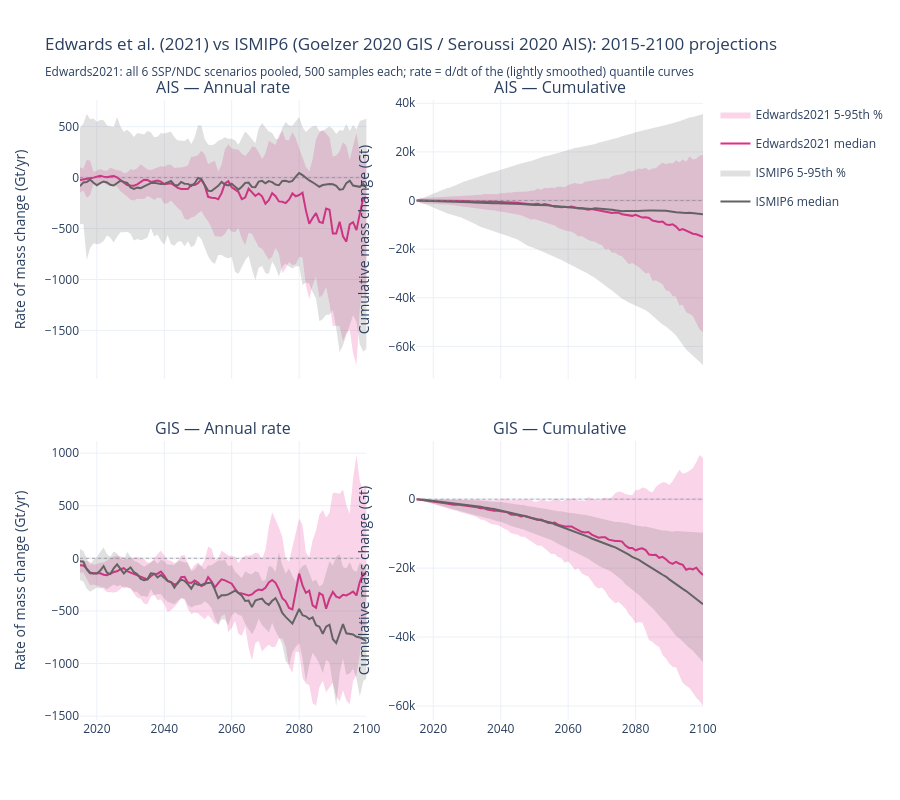

This figure's notebook cell:
### Code cell
fig_edwards_proj = plot_edwards_vs_ismip6_projection(edwards_proj, ismip6_proj)
fig_edwards_proj.show()
